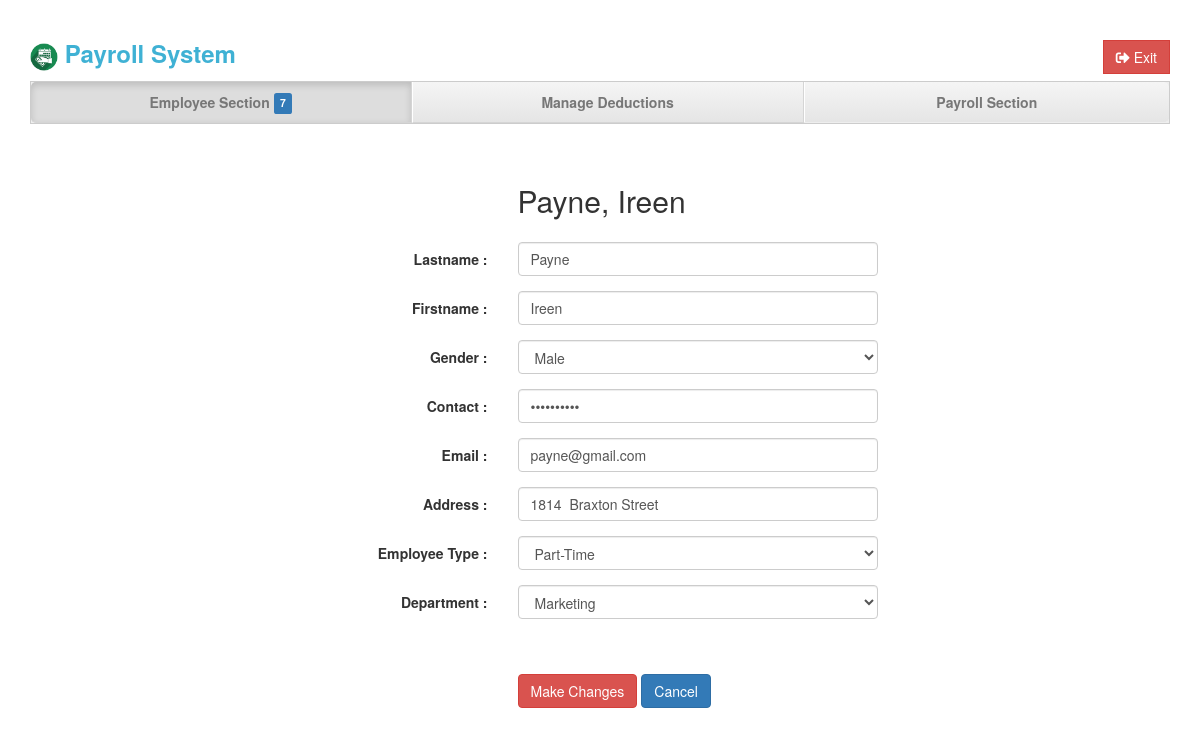
/view_employee.php?emp_id=6 (signed in), run on the app's committed database.
### tables this page shows
CREATE TABLE `employee` (
  `emp_id` int(10) NOT NULL,
  `lname` varchar(20) NOT NULL,
  `fname` varchar(20) NOT NULL,
  `gender` varchar(6) NOT NULL,
  `emp_type` varchar(20) NOT NULL,
  `division` varchar(30) NOT NULL,
  `deduction` int(10) NOT NULL,
  `overtime` int(10) NOT NULL,
  `bonus` int(10) NOT NULL,
  `contact` varchar(50) NOT NULL,
  `address` varchar(255) NOT NULL,
  `email` varchar(255) NOT NULL
);

### view_employee.php (the view, shortened to what this page needs)
<!DOCTYPE html>
<html lang="en">
  <head>
    <link href="assets/css/justified-nav.css" rel="stylesheet">
    <link href="assets/css/bootstrap.min.css" rel="stylesheet">
    <link rel="stylesheet" href="https://pro.fontawesome.com/releases/v5.10.0/css/all.css"/>
    <link href="assets/css/search.css" rel="stylesheet">
    <link rel="stylesheet" type="text/css" href="assets/css/dataTables.min.css">
  </head>
  <body>
    <div class="container">
      <div class="masthead">
        <h3>
        <b><a href="index.php" style="text-decoration:none; color:#3fb1d4;"><img src="assets/img.png" alt="lg" width="28px;"> Payroll System</a></b>
            <a data-toggle="modal" style="text-decoration:none; color:#3fb1d4;" href="#colins" class="pull-right"><b><button class="btn btn-danger" style="border-radius: 0%;"><i class="fas fa-sign-out-alt"></i> Exit</button></b></a>
        </h3>
        <nav>
          <ul class="nav nav-justified" style="border-radius:0%">
            <li class="active">
              <a href="home_employee.php">Employee Section <span class="label label-primary"><?php include 'total_count.php'?></span></a>
            </li>
            <li>
              <a href="home_deductions.php">Manage Deductions</a>
            </li>
            <li>
              <a href="home_salary.php">Payroll Section</a>
            </li>
          </ul>
        </nav>
      </div><br><br>
      <?php
        $id=$_REQUEST['emp_id'];
        $query = "SELECT * from employee where emp_id='".$id."'";
        $result = mysqli_query($connection,$query) or die ( mysqli_error($connection,));
        while ($row = mysqli_fetch_assoc($result))
        {
          ?>
              <form class="form-horizontal" action="update_employee.php" method="post" name="form">
                  <div class="form-group">
                    <label class="col-sm-5 control-label"></label>
                    <div class="col-sm-4">
                      <h2><?php echo $row['lname']; ?>, <?php echo $row['fname']; ?></h2>
                    </div>
                  </div>
                  <div class="form-group">
                    <label class="col-sm-5 control-label">Lastname  :</label>
                    <div class="col-sm-4">
                      <input type="text" name="lname" class="form-control" value="<?php echo $row['lname'];?>" required="required">
                    </div>
                  </div>
                  <div class="form-group">
                    <label class="col-sm-5 control-label">Firstname  :</label>
                    <div class="col-sm-4">
                      <input type="text" name="fname" class="form-control" value="<?php echo $row['fname'];?>" required="required">
                    </div>
                  </div>
                  <div class="form-group">
                    <label class="col-sm-5 control-label">Gender  :</label>
                    <div class="col-sm-4">
                    <select name="gender" class="form-control" required>
                      <option value="<?php echo $row['gender'];?>"><?php echo $row['gender'];?></option>
                    </select>
                  </div>
                  </div>
                  <div class="form-group">
                    <label class="col-sm-5 control-label">Contact  :</label>
                    <div class="col-sm-4">
                      <input type="password" pattern="[0-9]{10}"  minlength="10" name="contact" class="form-control"  value="<?php echo $row['contact'];?>" required="required">
                    </div>
                  </div>
                  <div class="form-group">
                    <label class="col-sm-5 control-label">Email  :</label>
                    <div class="col-sm-4">
                      <input type="email" name="email" class="form-control" value="<?php echo $row['email'];?>" required="required">
                    </div>
                  </div>
                  <div class="form-group">
                    <label class="col-sm-5 control-label">Address  :</label>
                    <div class="col-sm-4">
                      <input type="text" name="address" class="form-control" value="<?php echo $row['address'];?>" required="required">
                    </div>
                  </div>
                  <div class="form-group">
                    <label class="col-sm-5 control-label">Employee Type  :</label>
                    <div class="col-sm-4">
                      <select name="emp_type" class="form-control" required>
                        <option value="<?php echo $row['emp_type'];?>"><?php echo $row['emp_type'];?></option>
                      </select>
                    </div>
                  </div>
                  <div class="form-group">
                    <label class="col-sm-5 control-label">Department  :</label>
                    <div class="col-sm-4">
                      <select name="division" class="form-control" placeholder="Division" required>
                        <option value="<?php echo $row['division'];?>"><?php echo $row['division'];?></option>
                      </select>
                    </div>
                  </div><br><br>
                  <div class="form-group">
                    <label class="col-sm-5 control-label"></label>
                    <div class="col-sm-4">
                      <input type="submit" name="submit" style="border-raidus:0%;" value="Make Changes" class="btn btn-danger">
                      <a href="home_employee.php" style="border-raidus:0%;" class="btn btn-primary">Cancel</a>
                    </div>
                  </div>
              </form>
            <?php
          }
        ?>
    </div>
  </body>
</html>

### assets/css/justified-nav.css (style rules this page uses)
body { padding-top: 20px; }
.nav-justified { background-color: #eee; border: 1px solid #ccc; border-radius: 5px; }
.nav-justified > li > a { padding-top: 15px; padding-bottom: 15px; margin-bottom: 0; font-weight: bold; color: #777; text-align: center; background-color: #e5e5e5; background-image: -webkit-gradient(linear, left top, left bottom, from(#f5f5f5), to(#e5e5e5)); background-image: -webkit-linear-gradient(top, #f5f5f5 0%, #e5e5e5 100%); background-image: -o-linear-gradient(top, #f5f5f5 0%, #e5e5e5 100%); background-image: linear-gradient(to bottom, #f5f5f5 0%,#e5e5e5 100%); filter: progid:DXImageTransform.Microsoft.gradient( startColorstr='#f5f5f5', endColorstr='#e5e5e5',GradientType=0 ); background-repeat: repeat-x; border-bottom: 1px solid #d5d5d5; }
.nav-justified > .active > a, .nav-justified > .active > a:hover, .nav-justified > .active > a:focus { background-color: #ddd; background-image: none; -webkit-box-shadow: inset 0 3px 7px rgba(0,0,0,.15); box-shadow: inset 0 3px 7px rgba(0,0,0,.15); }
.nav-justified > li:first-child > a { border-radius: 5px 5px 0 0; }
.nav-justified > li:last-child > a { border-bottom: 0; border-radius: 0 0 5px 5px; }
@media (min-width: 768px) { .nav-justified { max-height: 52px; } }
@media (min-width: 768px) { .nav-justified > li > a { border-right: 1px solid #d5d5d5; border-left: 1px solid #fff; } }
@media (min-width: 768px) { .nav-justified > li:first-child > a { border-left: 0; border-radius: 5px 0 0 5px; } }
@media (min-width: 768px) { .nav-justified > li:last-child > a { border-right: 0; border-radius: 0 5px 5px 0; } }
@media screen and (min-width: 768px) { .masthead, .marketing, .footer { padding-right: 0; padding-left: 0; } }

### data on the page
employee: lname "Payne", fname "Ireen", gender "Male", email "payne@gmail.com", address "1814 Braxton Street", emp_type "Part-Time", division "Marketing"

### other printed values
$rows "7"
